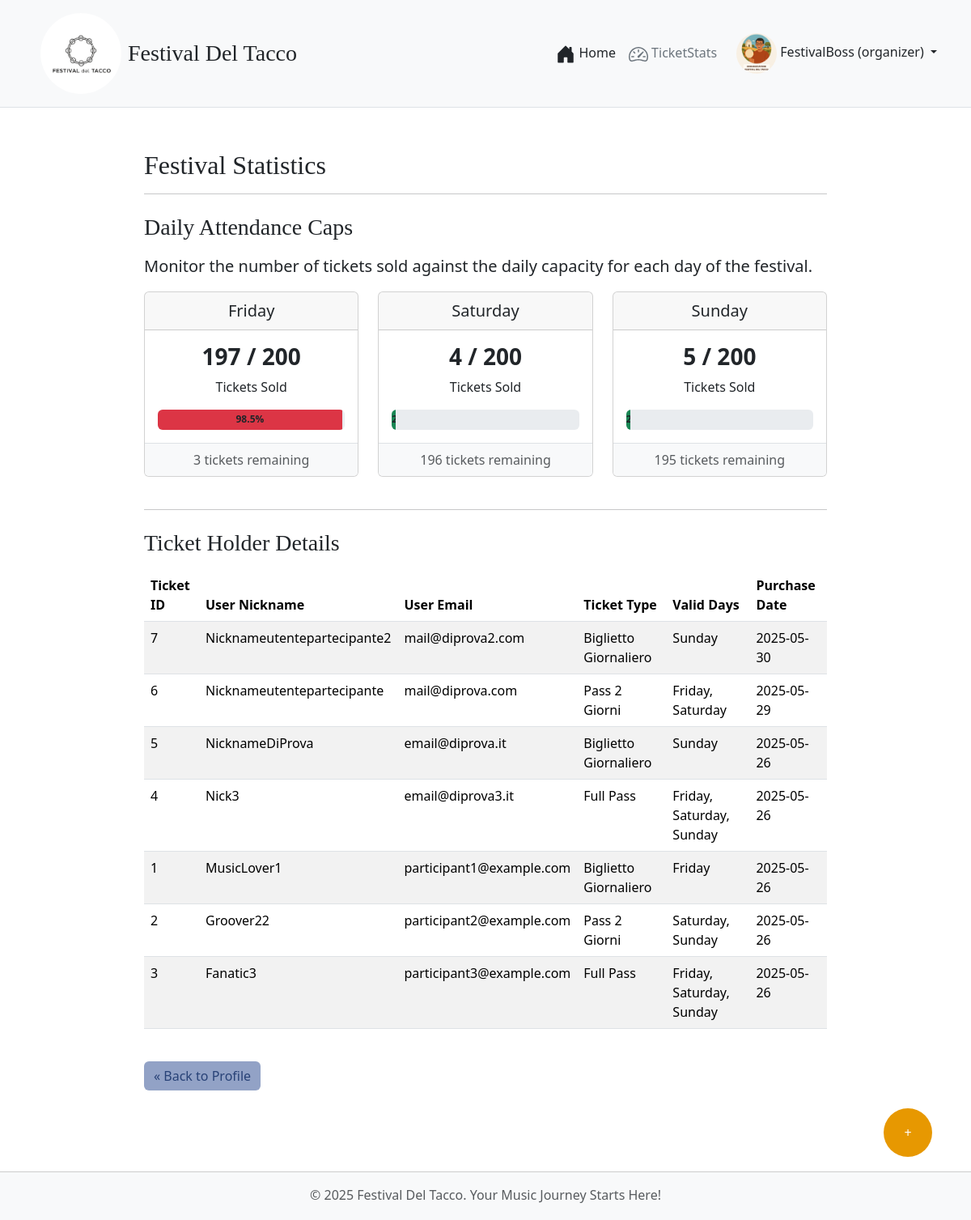
/organizer/stats (signed in), run on an earlier commit of the app's database.
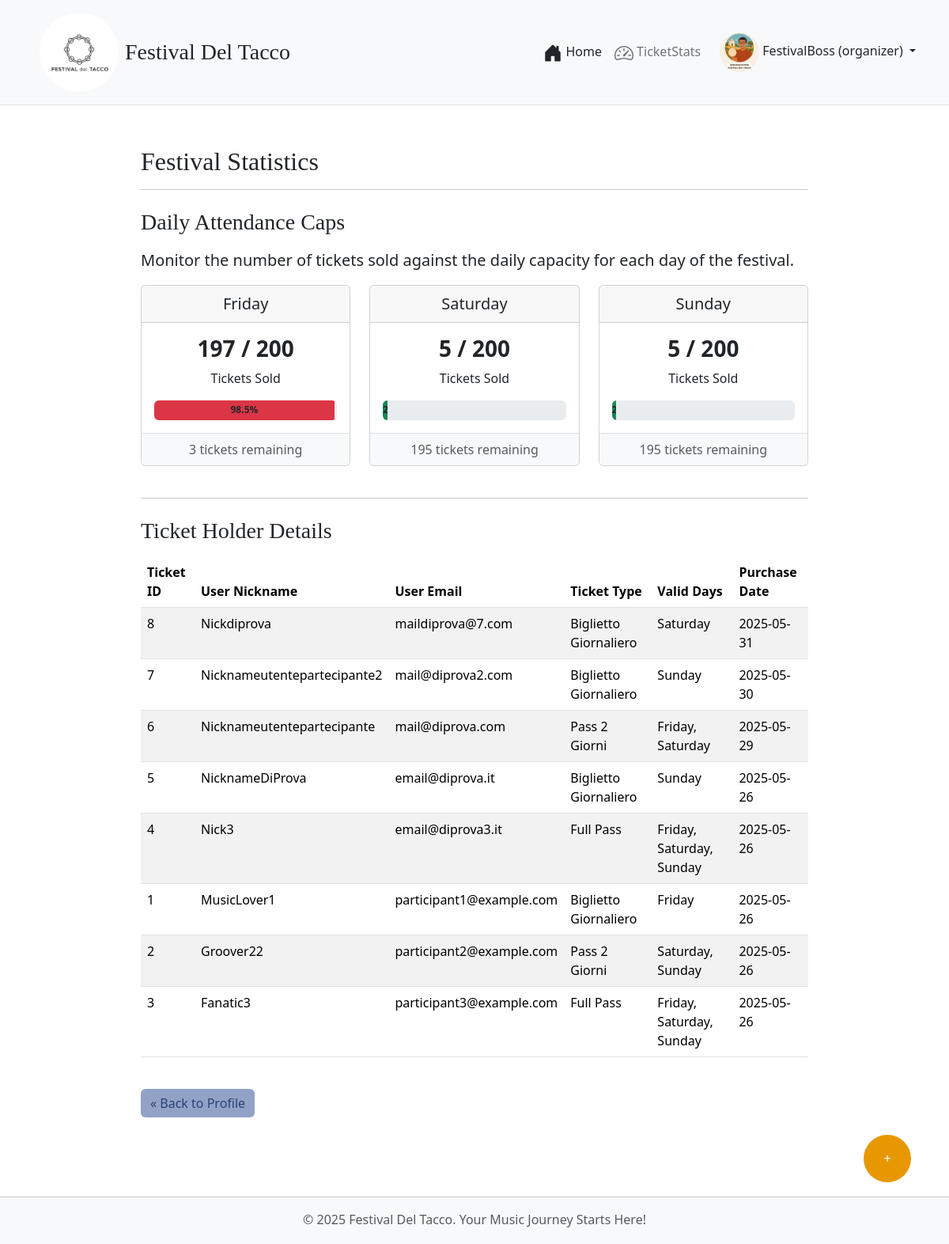
And on a later commit of the database.
### tables this page shows
CREATE TABLE UTENTI (
            id INTEGER PRIMARY KEY AUTOINCREMENT,
            email TEXT UNIQUE NOT NULL,
            nickname TEXT NOT NULL,
            password_hash TEXT NOT NULL,
            role TEXT NOT NULL CHECK(role IN ('participant', 'organizer'))
        );

CREATE TABLE PRESENZE_GIORNALIERE (
            id INTEGER PRIMARY KEY AUTOINCREMENT,
            festival_day TEXT NOT NULL UNIQUE, -- "Friday", "Saturday", "Sunday"
            tickets_sold INTEGER NOT NULL DEFAULT 0
        );

CREATE TABLE BIGLIETTI (
            id INTEGER PRIMARY KEY AUTOINCREMENT,
            user_id INTEGER NOT NULL UNIQUE, -- One ticket type per user
            ticket_type TEXT NOT NULL,
            valid_days TEXT NOT NULL, -- Comma-separated e.g., "Friday,Saturday"
            purchase_date TEXT NOT NULL,
            FOREIGN KEY (user_id) REFERENCES UTENTI (id)
        );

### fapp.py (the view)
@app.route('/organizer/stats')
@login_required
def organizer_stats():
    if current_user.role != 'organizer':
        abort(403)
    attendance_data = db.get_all_daily_attendance()
    all_tickets_details = db.get_all_ticket_details() # Recupera i dettagli di tutti i biglietti
    processed_tickets = []
    for ticket in all_tickets_details:
        ticket_dict = dict(ticket) # Converte sqlite3.Row in un dizionario
        ticket_dict['valid_days_list'] = ticket_dict['valid_days'].split(',')
        ticket_dict['ticket_type_name'] = Config.TICKET_TYPES.get(ticket_dict['ticket_type'], {}).get('name', ticket_dict['ticket_type'])
        processed_tickets.append(ticket_dict)
    return render_template(
        'organizer_stats.html',
        attendance_data=attendance_data,
        max_attendees=Config.MAX_DAILY_ATTENDEES,
        tickets_details=processed_tickets # Passa i dettagli dei biglietti al template
    )

### fapp.py (called while the page is built)
@login_manager.user_loader
def load_user(user_id):
    user_data = db.get_user_by_id(int(user_id))
    if user_data:
        return User(id=user_data['id'], email=user_data['email'], nickname=user_data['nickname'], role=user_data['role'])
    return None

@app.context_processor
def inject_global_vars(): # prendo le variabli globali da festival_config.py, comuni a tutti i template
    user_has_ticket = False
    if current_user.is_authenticated and current_user.role == 'participant':
        if db.get_ticket_by_user_id(current_user.id):
            user_has_ticket = True
    return dict(
        FESTIVAL_DAYS=Config.FESTIVAL_DAYS,
        FESTIVAL_STAGES=Config.FESTIVAL_STAGES,
        TICKET_TYPES_CONFIG=Config.TICKET_TYPES,
        now=datetime.now().year,
        g_user_has_ticket=user_has_ticket
    )

### festival_dao.py (called while the page is built)
def get_db_connection():
    conn = sqlite3.connect(DATABASE_NAME)
    conn.row_factory = sqlite3.Row # Access columns by name
    return conn

def get_user_by_id(user_id):
    conn = get_db_connection()
    user = conn.execute("SELECT * FROM UTENTI WHERE id = ?", (user_id,)).fetchone()
    conn.close()
    return user

def get_all_ticket_details(): # Nuova funzione per i dettagli dei biglietti
    conn = get_db_connection()
    query = """
        SELECT
            b.id as ticket_id,
            b.ticket_type,
            b.valid_days,
            b.purchase_date,
            u.id as user_id,
            u.email as user_email,
            u.nickname as user_nickname
        FROM BIGLIETTI b
        JOIN UTENTI u ON b.user_id = u.id
        ORDER BY b.purchase_date DESC
    """
    tickets = conn.execute(query).fetchall()
    conn.close()
    return tickets

def get_all_daily_attendance():
    conn = get_db_connection()
    attendance_data = conn.execute("SELECT festival_day, tickets_sold FROM PRESENZE_GIORNALIERE ORDER BY CASE festival_day WHEN 'Friday' THEN 1 WHEN 'Saturday' THEN 2 WHEN 'Sunday' THEN 3 ELSE 4 END").fetchall()
    conn.close()
    return attendance_data

### templates/organizer_stats.html (shortened to what this page needs)
{% extends "base_festival.html" %}
{% block content %}
<div class="container mt-4">
    <h2 style="font-family: 'Playfair Display', serif;">Festival Statistics</h2>
    <hr>
    <h3 style="font-family: 'Playfair Display', serif;" class="mt-4 mb-3">Daily Attendance Caps</h3>
    <p class="lead">Monitor the number of tickets sold against the daily capacity for each day of the festival.</p>
    {% if attendance_data %}
    <div class="row">
        {% for day_data in attendance_data %}
        <div class="col-md-4 mb-3">
            <div class="card text-center">
                <div class="card-header fs-5">
                    {{ day_data.festival_day }}
                </div>
                <div class="card-body">
                    <h3 class="card-title">{{ day_data.tickets_sold }} / {{ max_attendees }}</h3>
                    <p class="card-text">Tickets Sold</p>
                    <div class="progress" style="height: 25px;">
                        {% set percentage = (day_data.tickets_sold / max_attendees * 100) | round(1) if max_attendees > 0 else 0 %}
                        <div class="progress-bar {% if percentage >= 90 %}bg-danger{% elif percentage >= 70 %}bg-warning{% else %}bg-success{% endif %}"
                            role="progressbar" style="width: {{percentage}}%;"
                            aria-valuenow="{{ day_data.tickets_sold }}" aria-valuemin="0"
                            aria-valuemax="{{ max_attendees }}">
                            {{ percentage }}%
                        </div>
                    </div>
                </div>
                <div class="card-footer text-muted">
                    {% if day_data.tickets_sold >= max_attendees %}
                    <span class="text-danger fw-bold">SOLD OUT!</span>
                    {% else %}
                    {{ max_attendees - day_data.tickets_sold }} tickets remaining
                    {% endif %}
                </div>
            </div>
        </div>
        {% endfor %}
    </div>
    {% else %}
    <p>No attendance data available yet.</p>
    {% endif %}
    <hr class="my-4">
    <h3 style="font-family: 'Playfair Display', serif;" class="mt-4 mb-3">Ticket Holder Details</h3>
    {% if tickets_details %}
    <div class="table-responsive">
        <table class="table table-striped table-hover">
            <thead>
                <tr>
                    <th scope="col">Ticket ID</th>
                    <th scope="col">User Nickname</th>
                    <th scope="col">User Email</th>
                    <th scope="col">Ticket Type</th>
                    <th scope="col">Valid Days</th>
                    <th scope="col">Purchase Date</th>
                </tr>
            </thead>
            <tbody>
                {% for ticket in tickets_details %}
                <tr>
                    <td>{{ ticket.ticket_id }}</td>
                    <td>{{ ticket.user_nickname }}</td>
                    <td>{{ ticket.user_email }}</td>
                    <td>{{ ticket.ticket_type_name }}</td>
                    <td>{{ ticket.valid_days_list | join(', ') }}</td>
                    <td>{{ ticket.purchase_date.split(' ')[0] }}</td>
                </tr>
                {% endfor %}
            </tbody>
        </table>
    </div>
    {% else %}
    <p>No tickets have been sold yet.</p>
    {% endif %}
    <div class="mt-4">
        <a href="{{ url_for('profile') }}" class="btn myclearbutton">« Back to Profile</a>
    </div>
</div>
{% endblock %}

### templates/base_festival.html (shortened to what this page needs)
<!DOCTYPE html>
<html lang="it">
<head>
    <link href="https://cdn.jsdelivr.net/npm/bootstrap@5.3.2/dist/css/bootstrap.min.css" rel="stylesheet"
>
    <link rel="stylesheet" href="{{ url_for('static', filename='css/style_festival.css') }}">
    <link rel="stylesheet" href="https://unpkg.com/leaflet@1.9.4/dist/leaflet.css"
 />
</head>
<body>
    <nav>
        <header class="p-3 mb-3 border-bottom bg-light sticky-top">
            <div class="container">
                <div class="d-flex flex-wrap align-items-center justify-content-center justify-content-lg-start">
                    <a href="{{ url_for('home') }}"
                        class="d-flex align-items-center text-dark text-decoration-none me-lg-auto ms-2">
                        <img src="{{ url_for('static', filename='images/logo/LogoFestivalDelTacco.jpeg') }}"
                            alt="Festival del Tacco" class="img-fluid rounded-circle"
                            style="height: 100px; width: 100px; object-fit: cover;" loading="lazy">
                        <span class="fs-3 ms-2" style="font-family: 'Playfair Display', serif;">Festival Del
                            Tacco</span>
                    </a>
                    <ul class="nav col-12 col-lg-auto mb-2 justify-content-center mb-md-0">
                        <li><a href="{{ url_for('home') }}"
                                class="nav-link px-2 {% if request.endpoint == 'home' %}link-secondary{% else %}link-dark{% endif %}">
                                Home
                            </a>
                        </li>
                        {% if current_user.is_authenticated and current_user.role == 'organizer' %}
                        <li>
                            <a href="{{ url_for('organizer_stats') }}"
                                class="nav-link px-2 {% if request.endpoint == 'organizer_stats' %}link-secondary{% else %}link-dark{% endif %}">
                                TicketStats
                            </a>
                        </li>
                        {% endif %}
                    </ul>
                    <div class="ms-lg-3">
                        {% if current_user.is_authenticated %}
                        <div class="dropdown text-end">
                            <a href="#" class="d-block link-dark text-decoration-none dropdown-toggle"
                                id="dropdownUser1" data-bs-toggle="dropdown" aria-expanded="false">
                                {% if current_user.role == 'organizer' %}
                                <img src="{{ url_for('static', filename='images/logo/organizer.png') }}"
                                    alt="organizer_image" width="50" height="50" class="rounded-circle myprofileicon">
                                {% endif %}
                                {{ current_user.nickname }} ({{ current_user.role }})
                            </a>
                        </div>
                        {% else %}
                        <a href="{{ url_for('login') }}" class="btn btn-outline myloginbutton me-2">Login</a>
                        <a href="{{ url_for('register') }}" class="btn  mybuttoncolors">Sign-up</a>
                        {% endif %}
                    </div>
                </div>
            </div>
        </header>
    </nav>
    <main class="container col-lg-9 col-md-12 pt-5 pt-md-3 pt-lg-2 pt-xl-2 pt-xxl-2 order-1 mt-lg-1 ">
        {% block content %}
        {% endblock %}
    </main>
    {% if current_user.is_authenticated and current_user.role == 'organizer' %}
    <div>
        <button type="button" class="btn m-5 end-0 myhoveringbutton" data-bs-toggle="modal"
            data-bs-target="#addPerformanceModal" title="Add New Performance">+</button>
    </div>
    {% endif %}
    <footer class="footer py-3 bg-light order-2">
        <div class="container text-center">
            <span class="text-muted">© {{ now }} Festival Del Tacco. Your Music Journey Starts Here!</span>
        </div>
    </footer>
</body>
</html>

### static/css/style_festival.css (style rules this page uses)
html, body { height: 100%; margin: 0; padding: 0; display: flex; flex-direction: column; }
body { min-height: 100vh; }
.myprofileicon { z-index: 1030; }
main, main.container { flex: 1; padding: 1rem; padding-bottom: 100px; }
footer.footer { flex-shrink: 0; height: 60px; background-color: #e8ddd5; padding: 1rem 0; text-align: center; border-top: 1px solid #ccc; }
.card { transition: transform 0.2s ease-in-out, box-shadow 0.2s ease-in-out; }
.card-title { font-weight: bold; }
.card-footer { background-color: #f8f9fa; border-top: 1px solid #dee2e6; }
header.sticky-top { z-index: 1030; }
.progress-bar { color: #212529; font-weight: bold; }
.myeditbutton, .myclearbutton { background-color: #92a2c6; border: #3e7adb; color: #284277; }
.myhoveringbutton { background-color: #e79801; border: none; border-radius: 50%; bottom: 30px; color: #ffffff; cursor: pointer; height: 60px; position: fixed; right: 30px; text-align: center; text-decoration: none; vertical-align: middle; width: 60px; z-index: 1030; }
@media (min-width: 769px) { main { padding-top: 100px; } }

What changed in the data, as far as the page shows it:
changed PRESENZE_GIORNALIERE "Saturday": tickets_sold "4" → "5"; max_attendees-day_data.tickets_sold "196" → "195"
added BIGLIETTI: ticket_id "8", user_nickname "Nickdiprova", user_email "maildiprova@7.com", ticket_type_name "Biglietto Giornaliero", valid_days_list "Saturday", purchase_date "2025-05-31"
